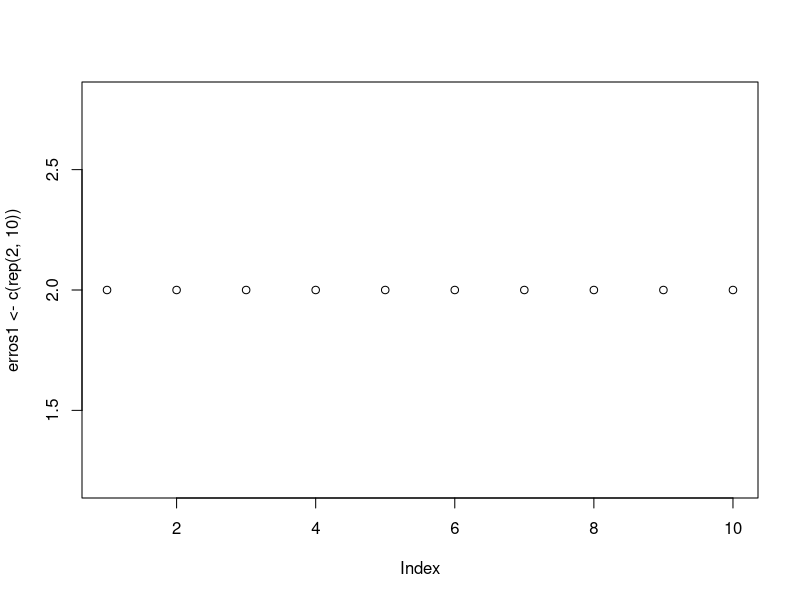
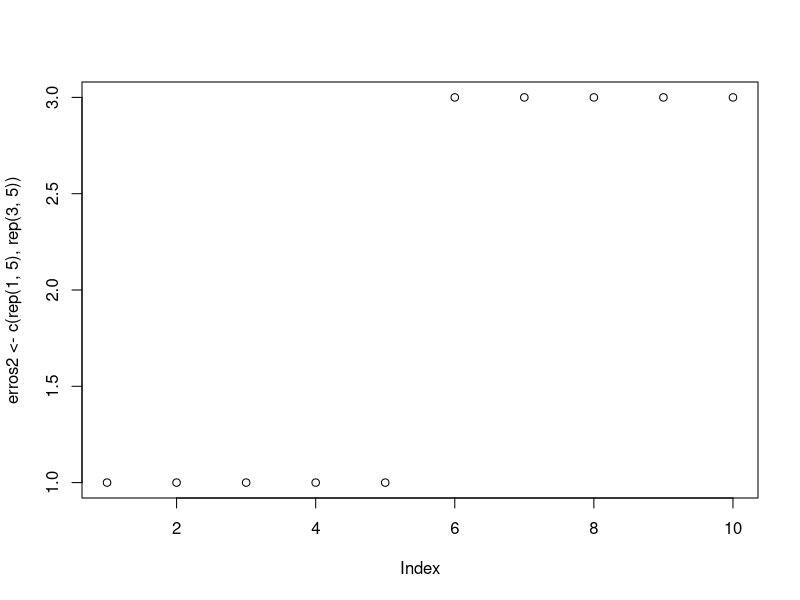
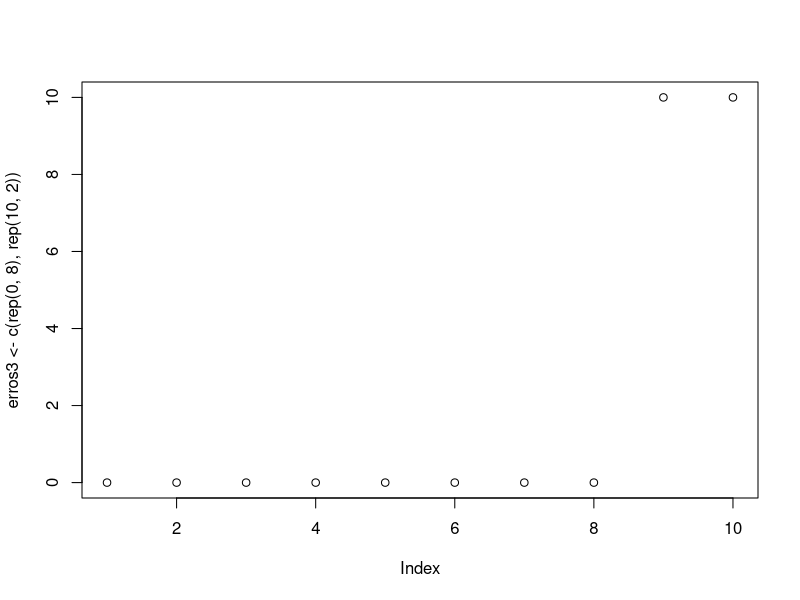

Generate these figures, in order, with R:
# MAE = Mean absolute error (Erro médio absoluto) - Média dos módulos dos resíduos
# RMSE = Root Mean Squared Error (Raiz quadrada do erro-médio) - Média da raiz quadrada do quadrado do resíduo
  # Semelhanças
    # Mesma escala da variável de interesse
    # Quanto menor melhor (orientadas negativamente)
  # Diferenças
    # RMSE capta melhor a variância dos erros
    # MAE é mais simples de interpretar

plot(erros1 <- c(rep(2,10)))
plot(erros2 <- c(rep(1,5), rep(3,5)))
plot(erros3 <- c(rep(0,8), rep(10,2)))
lista_erros <- matrix(c(sum(erros1)/10,sum(erros2)/10, sum(erros3)/10, sqrt(sum(erros1^2)/10), sqrt(sum(erros2^2)/10), sqrt(sum(erros3^2)/10)), ncol = 2, dimnames = list(c('Erros 1', 'Erros 2', 'Erros 3'), c('MAE', 'RMSE')))
lista_erros

# Rsquared ou R² = Coeficiente de Determinação - quantidade da variância que é explicada pelo modelo. 
  # Varia entre 0 e 1
  # Quanto maior melhor (orientada positivamente)


#---------------------------------------
# Não consegui fazer os modelos LM e RF
# Primeiro: não achei nos scripts, só tinha o SAEB_RPART
# Segundo: Copiei o código do SAEB_RPART e troquei o method por 'lm' mas
# deu erro: wrong model type for classification
#---------------------------------------
#melhor_modelo <- resamples(list(LM = SAEB_LM, RPART = SAEB_RPART, RF = SAEB_RF)) # retirei ADABOOST
#melhor_modelo

#summary(melhor_modelo)
